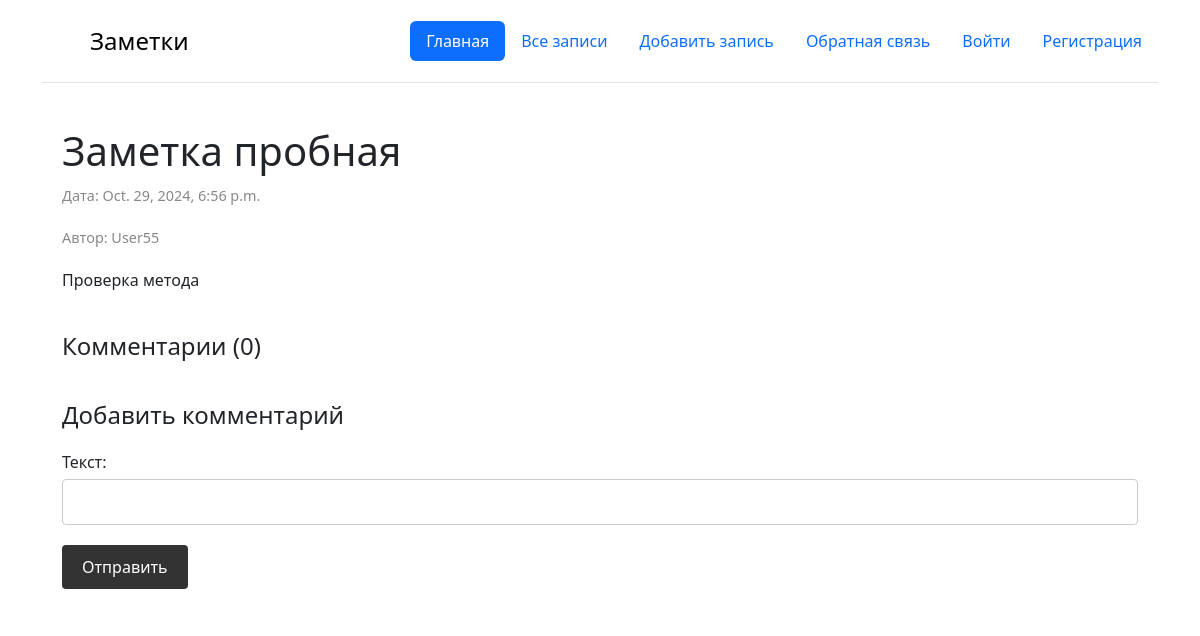
Screenshot of /notes/13 with the database file from the repository.
### core/models.py (models this page shows, shortened)
class Note(models.Model):
    title = models.CharField(max_length=200)
    text = models.TextField()
    created_date = models.DateTimeField(auto_now_add=True)
    category = models.ForeignKey(NoteCategory,
                                 blank=True,
                                 null=True,
                                 on_delete=models.SET_NULL,
                                 related_name='category_notes'
                                 )
    profile = models.ForeignKey(Profile,
                                related_name='profile_notes',
                                on_delete=models.CASCADE)
    class Meta:
        verbose_name = 'Заметка'
        verbose_name_plural = 'Заметки'
        ordering = ["-created_date"]

### user/models.py (models this page shows)
class Profile(models.Model):
    user = models.OneToOneField(User,
                                on_delete=models.CASCADE
                                )
    about = models.TextField(verbose_name='Обо мне')

### core/views.py (the view, shortened to what this page needs)
# urls.py: path('notes/<int:note_id>', note_detail, name='note_detail'),
def note_detail(request, note_id):
    context = {}
    comment_form = CommentAddForm()
    note = Note.objects.get(id=note_id)
    comments = NoteComment.objects.filter(note=note)
    if request.user.is_authenticated:
        in_favorites = Favorites.objects.filter(profile=request.user.profile,
                                                author=note.profile)
        context.update({'in_favorites': in_favorites})
    context = {
        'note': note,
        'comments': comments,
        'comment_add_form': comment_form
    }
    return render(request, 'note_detail.html', context)

### core/forms.py
class CommentAddForm(forms.Form):
    text = forms.CharField(max_length=1000, label='Текст')

### templates/note_detail.html (shortened to what this page needs)
{% extends 'base.html' %}
{% load static %}
{% block content %}
<div class="container-post" data-note-id="{{ note.id }}" id="note">
    <article class="post-content">
        <h1>{{ note.title }}</h1>
        <p class="post-date">Дата: {{ note.created_date }}</p>
        <p class="post-date">Автор: {{ note.profile.user.username }}</p>
        <p>{{ note.text }}</p>
    </article>
    <div class="comments-section">
        <h4>Комментарии ([[ comments.length ]])</h4>
    </div>
        <div class="comment-form">
            <h4>Добавить комментарий</h4>
            <form @submit.prevent="addComment" id="CommentForm" action="{% url 'comments_add_rest' note.id %}" method="post">
                 <div>
                <label for="id_text">Текст:</label>
                <input v-model="commentForm.text" type="text" name="text" maxlength="1000" required="" id="id_text">
                </div>
                <button type="submit">Отправить</button>
            </form>
        </div>
{% endblock %}

### templates/base.html (style rules this page uses)
h1, h2 { margin: 0; padding-bottom: 10px; }
.container-post { max-width: 1200px; margin: 20px auto; padding: 20px; background-color: #fff; border-radius: 8px; }
.post-content { margin-bottom: 40px; }
.post-date { color: #888; font-size: 0.9em; margin-bottom: 20px; }
.comments-section { margin-top: 40px; }
.comments-section h4 { margin-bottom: 20px; }
.comment-form { margin-top: 40px; }
.comment-form h4 { margin-bottom: 20px; }
.comment-form label { display: block; margin-bottom: 5px; }
.comment-form input, .comment-form textarea { width: 100%; padding: 10px; margin-bottom: 20px; border: 1px solid #ccc; border-radius: 4px; box-sizing: border-box; }
.comment-form button { background-color: #333; color: #fff; padding: 10px 20px; border: none; border-radius: 4px; cursor: pointer; }

### rows the page displays
Note: title "Заметка пробная", created_date "Oct. 29, 2024, 6:56 p.m.", profile.user.username "User55", text "Проверка метода"
